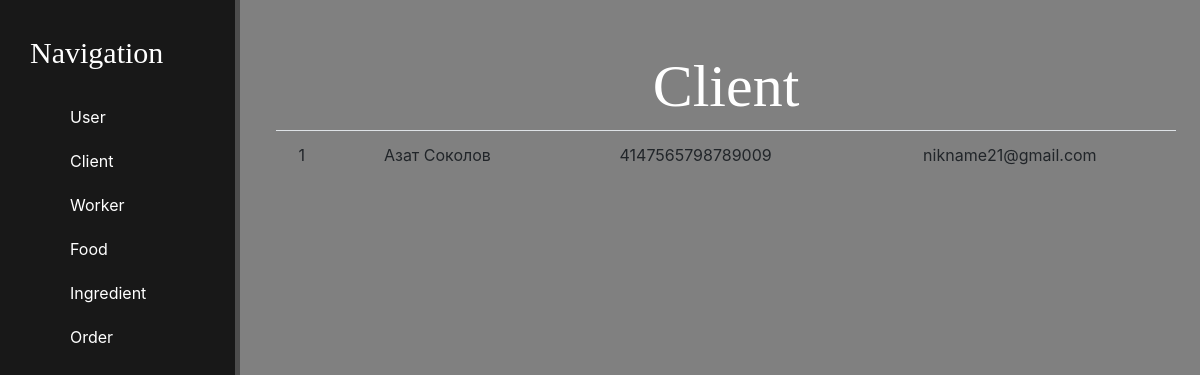
Screenshot of /client with the database file from the repository.
### ordering/models.py (models this page shows, shortened)
class Client(models.Model):
    name = models.CharField(max_length=20)
    card_number = models.IntegerField()
    user = models.OneToOneField(User, on_delete=models.CASCADE, related_name="client")

class User(models.Model):
    email = models.CharField(max_length=20)
    password = models.CharField(max_length=30)
    def __str__(self):
        return self.email

### ordering/views.py (the view)
# urls.py: path("client", views.client, name="client"),
def client(request):
    clients = models.Client.objects.all()
    return render(request, "client.html", context={"clients": clients})

### ordering/templates/client.html (shortened to what this page needs)
{% extends "base.html" %}
{% block content %}
    <h2>Client</h2>
    <table class="table table-hover">
    {% if clients %}
      {% for client in clients %}
          <tr>
            <td>{{ client.id }}</td>
            <td>{{ client.name }}</td>
            <td>{{ client.card_number }}</td>
            <td>{{ client.user }}</td>
          </tr>
      {% endfor %}
    {% endif %}
    </table>
{% endblock content %}

### ordering/static/css/main.css (style rules this page uses)
body { background: grey; }
main h2 { font-family: Georgia, serif; font-size: 60px; }

### rows the page displays
Client: id "1", name "Азат Соколов", card_number "4147565798789009", user "nikname21@gmail.com"
